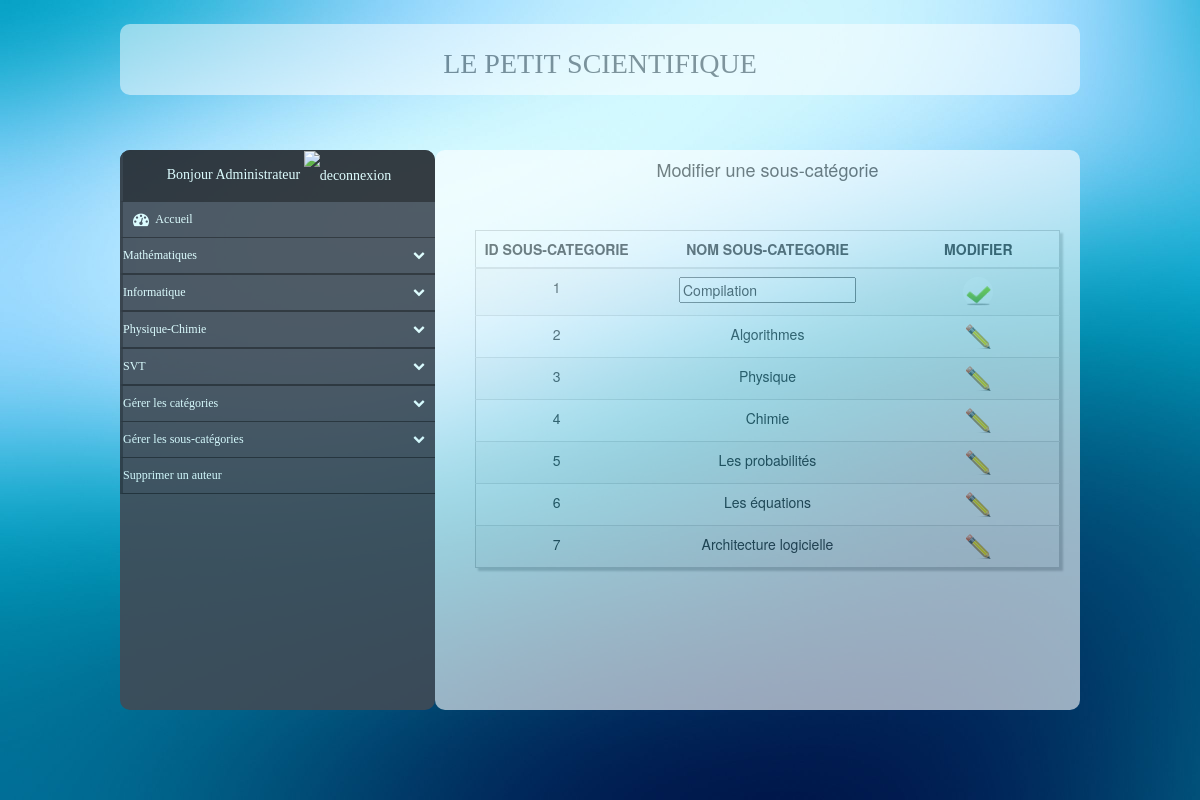
/lepetitscientifique?modifierSousCateg&update=1 (signed in), run on the app's committed database.
### tables this page shows
CREATE TABLE `categorie` (
  `id_categ` int(11) NOT NULL,
  `nom_categ` varchar(40) NOT NULL
);

CREATE TABLE `souscategorie` (
  `id_categ` int(11) NOT NULL,
  `id_souscateg` int(11) NOT NULL,
  `nom_souscateg` varchar(35) NOT NULL
);

### categorieModel.php (called while the page is built, shortened)
<?php
class Categorie {
	private $_db;
	public function __construct() 	{
		try {
			$this->_db = new PDO('mysql:host='.HOSTNAME.';dbname='.DBMENU, USER, PASSWD);
		} catch (PDOException $e) {
			print 'Error!: ' . $e_>getMessage() . '<br/>';
			die();
		}
	}
	public function getCategories() {
		$query = "SELECT * FROM categorie";
		$request = $this->_db->prepare($query);
		$request->execute();
		$data = $request->fetchAll();
		return $data;
	}
}
?>

### sousCategorieModel.php (called while the page is built, shortened)
<?php
class SousCategorie {
	private $_db;
	public function __construct() 	{
		try {
			$this->_db = new PDO('mysql:host='.HOSTNAME.';dbname='.DBMENU, USER, PASSWD);
		} catch (PDOException $e) {
			print 'Error!: ' . $e_>getMessage() . '<br/>';
			die();
		}
	}
	public function getSousCategories() {
		$query = "SELECT * FROM souscategorie";
		$request = $this->_db->prepare($query);
		$request->execute();
		return $request->fetchAll();
	}
}
?>

### vueGestionSousCateg.php (the view, shortened to what this page needs)
<?php
function tabModifierSousCateg($data1) {
	echo "			<h4>Modifier une sous-catégorie</h4>\n";
	echo "			<div class=\"custyle\">\n";
	if (count($data1) >= 1) {
		echo "				<form action=\"lepetitscientifique.php\" method=\"get\">\n";
		echo "					<table class=\"table table-striped custab\">\n";
		echo "						<thead>\n";
		echo "							<tr>\n";
		echo "								<th> ID SOUS-CATEGORIE  </th>\n";
		echo "								<th> NOM SOUS-CATEGORIE </th>\n";
		echo "								<th> MODIFIER           </th>\n";
		echo "							</tr>\n";
		echo "						</thead>\n";
	} else {
		echo "				<p>Il n'y a aucune sous-catégrie à modifier</>\n";
	}
	foreach($data1 as $tuple) {
		echo "						<tr>\n";
		if (isset($_GET['update']) && $_GET['update'] == $tuple['id_souscateg']) {
			echo "								<td>\n";
			echo "									".$tuple['id_souscateg']."\n";
			echo "								</td>\n";
			echo "								<td>\n";
			echo " 									<input name=\"update_nom_souscateg\" value=\"".$tuple['nom_souscateg']."\" required=required pattern=\"([-A-z0-9À-ž\s]){3,}\">\n";
			echo " 								</td>";
			echo "								<td>\n";
			echo "									<button class=\"btn btn-default btn-circle\" type=\"submit\"><img width=\"25\" height=\"25\" src=\"images/val.png\" alt=\"valider\"/></button>\n";
			echo " 								</td>\n";
		} else {
			echo "							<td>\n";
			echo "								".$tuple['id_souscateg']."\n";
			echo "							</td>\n";
			echo "							<td>\n";
			echo "								".$tuple['nom_souscateg']."\n";
			echo "							</td>\n";
			echo " 							<td>\n";
			echo "								<a href=\"lepetitscientifique?modifierSousCateg&update=".$tuple['id_souscateg']."\"><img width=\"25\" height=\"25\" src=\"images/modif.png\" alt=\"modifier\"/></a>\n";
			echo "							</td>\n";
		}
		echo "						</tr>\n";
	}
	if (count($data1) >= 1) {
		echo "					</table>\n";
		echo "				</form>\n";
	}
	echo " 			</div>\n";
}
?>

### vueMenu.php (shortened to what this page needs)
<?php
function menu($dataCateg, $dataSousCateg, $dataArticle) {
	echo " 		<div class=\"nav-side-menu\">\n";
	echo "			<div class=\"menu-list\">\n";
	echo " 				<ul id=\"menu-content\" class=\"menu-content collapse out\">\n";
	echo " 					<li class=\"brand\">\n";
	if (isset($_SESSION['mail'])) {
		echo "						Bonjour ".$_SESSION['prenom']." ".$_SESSION['nom']."\n";
		echo "						<a href=\"deconnexion.php\"><img src=\"images/dec.png\" width=\"25\" height=\"25\" alt=\"deconnexion\"/></a>\n";
	}
	echo " 					</li>\n";
	echo " 					<li>\n";
	echo "						<a class=\"block\" href=\"lepetitscientifique.php\">\n";
	echo "							<i class=\"fa fa-dashboard fa-lg\"></i> Accueil\n";
	echo "						</a>\n";
	echo "					</li>\n";
	$cpt = 0;
	foreach($dataCateg as $nomCateg) {
		$cpt = $cpt + 1;
		echo " 					<li data-toggle=\"collapse\" data-target=\"#categ".$cpt."\" class=\"collapsed\">\n";
		echo "						".$nomCateg['nom_categ']." <span class=\"arrow\"></span>\n";
		echo " 					</li>\n";
		echo "					<li><ul class=\"sub-menu collapse\" id=\"categ".$cpt."\">\n";
		echo " 					</ul></li>\n";
	}
	if (isset($_SESSION['mail']) && $_SESSION['admin'] == 1) {
		echo " 				<li data-toggle=\"collapse\" data-target=\"#new\" class=\"collapsed \">\n";
		echo "					Gérer les catégories<span class=\"arrow\"></span>\n";
		echo "				</li>\n";
		echo " 				<li data-toggle=\"collapse\" data-target=\"#new1\" class=\"collapsed \">\n";
		echo "					Gérer les sous-catégories<span class=\"arrow\"></span>\n";
		echo "				</li>\n";
		echo " 					<li>\n";
		echo "						<a href=\"lepetitscientifique?supprimerAuteur\">Supprimer un auteur</a>\n";
		echo "					</li>\n";
	} else if (isset($_SESSION['mail'])) {
		echo " 					<li>\n";
		echo "						<a class=\"block\" href=\"lepetitscientifique?modifierAuteur\"><i class=\"fa fa-user fa-lg\"></i>Modifier son compte</a>\n";
		echo "					</li>\n";
		echo " 					<li data-toggle=\"collapse\" data-target=\"#new2\" class=\"collapsed \">\n";
		echo "						Gérer les articles<span class=\"arrow\"></span>\n";
		echo " 						<ul class=\"sub-menu collapse\" id=\"new2\">\n";
		echo " 							<li>\n";
		echo "								<a class=\"block\" href=\"lepetitscientifique?ajouterArticle\">Ajouter un article</a>\n";
		echo "							</li>\n";
		echo " 							<li>\n";
		echo "								<a class=\"block\" href=\"lepetitscientifique?modifierArticle\">Modifier un article</a>\n";
		echo "							</li>\n";
		echo " 							<li>\n";
		echo "								<a class=\"block\" href=\"lepetitscientifique?supprimerArticle\">Supprimer un article</a>\n";
		echo "							</li>\n";
		echo "						</ul>\n";
		echo "					</li>\n";
	}
	echo " 				</ul>\n";
	echo " 			</div>\n";
	echo " 		</div>\n";
}
?>

### style.css (style rules this page uses)
.btn-circle { width: 30px; height: 30px; text-align: center; padding: 6px 0; font-size: 12px; line-height: 1.428571429; border-radius: 15px; border: none; }
h4 { margin-top: 10px; text-align: center; }
.centre td, th, tr { width: 120px; height: 30px; text-align: center; }
table { left: 300px; top: 150px; border: none; }
thead { font-weight: bold; }
.custyle { margin-right: 40px; margin-bottom: 140px; }
.custab { border: 1px solid #ccc; padding: 5px; margin-left: 20px; margin-top: 50px; overflow: auto; box-shadow: 3px 3px 2px #ccc; transition: 0.5s; }
a.block { display:inline-block; width: 83%; }
.nav-side-menu { opacity: 0.90; position: fixed; overflow: auto; font-family: verdana; font-size: 12px; font-weight: 200; background-color: #414b56; z-index: 1; left: 10%; top: 150px; width: 315px; height: 70%; color: #e1ffff; border-radius: 10px; }
.nav-side-menu .brand { background-color: #23282e; line-height: 50px; display: block; text-align: center; font-size: 14px; }
.nav-side-menu ul, .nav-side-menu li { list-style: none; padding: 0px; margin: 0px; line-height: 35px; cursor: pointer; }
.nav-side-menu li { padding-left: 0px; border-left: 3px solid #2e353d; border-bottom: 1px solid #23282e; }
.nav-side-menu li a { text-decoration: none; color: #e1ffff; }
.nav-side-menu li a i { padding-left: 10px; width: 20px; padding-right: 20px; }
@media (min-width: 767px) { .nav-side-menu .menu-list .menu-content { display: block; } }
body { margin: 0px; padding: 0px; background: url(images/fond2.jpeg) 0px center no-repeat; }

### data on the page
categorie: nom_categ "Mathématiques"
categorie: nom_categ "Informatique"
categorie: nom_categ "Physique-Chimie"
categorie: nom_categ "SVT"
souscategorie: id_souscateg "1", update_nom_souscateg "Compilation"
souscategorie: id_souscateg "2", nom_souscateg "Algorithmes"
souscategorie: id_souscateg "3", nom_souscateg "Physique"
souscategorie: id_souscateg "4", nom_souscateg "Chimie"
souscategorie: id_souscateg "5", nom_souscateg "Les probabilités"
souscategorie: id_souscateg "6", nom_souscateg "Les équations"
souscategorie: id_souscateg "7", nom_souscateg "Architecture logicielle"

### other printed values
$_SESSION['nom'] "Administrateur"
